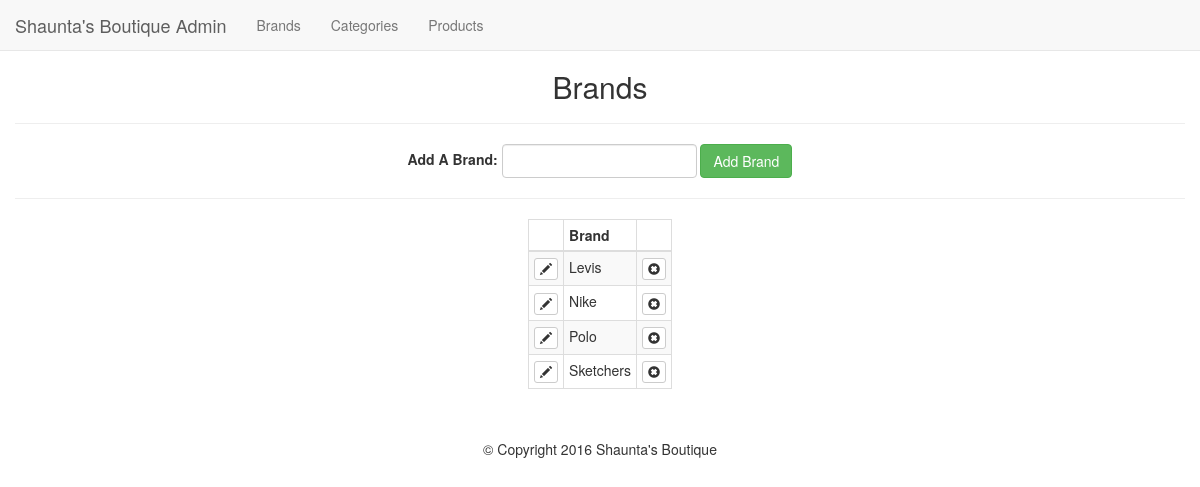
Screenshot of /admin/brands.php with the database file from the repository.
### tables this page shows
CREATE TABLE IF NOT EXISTS `brand` (
  `id` int(11) NOT NULL,
  `brand` varchar(255) NOT NULL
);

### admin/brands.php (the view, shortened to what this page needs)
<?php
	require_once '../core/init.php';
	include 'includes/head.php';
	include 'includes/navigation.php';
	$results = $db->query("SELECT * FROM brand ORDER BY brand");
?>
<h2 class="text-center">Brands</h2>
<hr>
<div class="text-center">
	<form class="form-inline" action="brands.php<?php echo ((isset($_GET['edit']))?'?edit='.$edit_id : ''); ?>" method="post">
		<div class="form-group">
			<label for="brand"><?php echo ((isset($_GET['edit']))?'Edit' : 'Add A'); ?> Brand:</label>
			<?php
				$brand_value = '';
			?>
			<input class="form-control" type="text" name="brand" id="brand" value="<?php echo $brand_value; ?>">
			<input class="btn btn-success" type="submit" name="add_submit" value="<?php echo ((isset($_GET['edit']))?'Edit' : 'Add'); ?> Brand">
		</div>
	</form>
</div>
<hr>
<table class="table table-bordered table-striped table-auto table-condensed">
	<thead>
		<th></th>
		<th>Brand</th>
		<th></th>
	</thead>
	<tbody>
		<?php while($brand = mysqli_fetch_assoc($results)) : ?>
		<tr>
			<td><a class="btn btn-xs btn-default" href="brands.php?edit=<?php echo $brand['id']; ?>"><span class="glyphicon glyphicon-pencil"></span></a></td>
			<td><?php echo $brand['brand']; ?></td>
			<td><a class="btn btn-xs btn-default" href="brands.php?delete=<?php echo $brand['id']; ?>"><span class="glyphicon glyphicon-remove-sign"></span></a></td>
		</tr>
		<?php endwhile; ?>
	</tbody>
</table>
<?php
	include 'includes/footer.php';

### css/main.css (style rules this page uses)
body { padding-top: 50px; }
.table-auto { width: auto; margin: 0 auto; }

### rows the page displays
brand: brand "Levis"
brand: brand "Nike"
brand: brand "Polo"
brand: brand "Sketchers"
